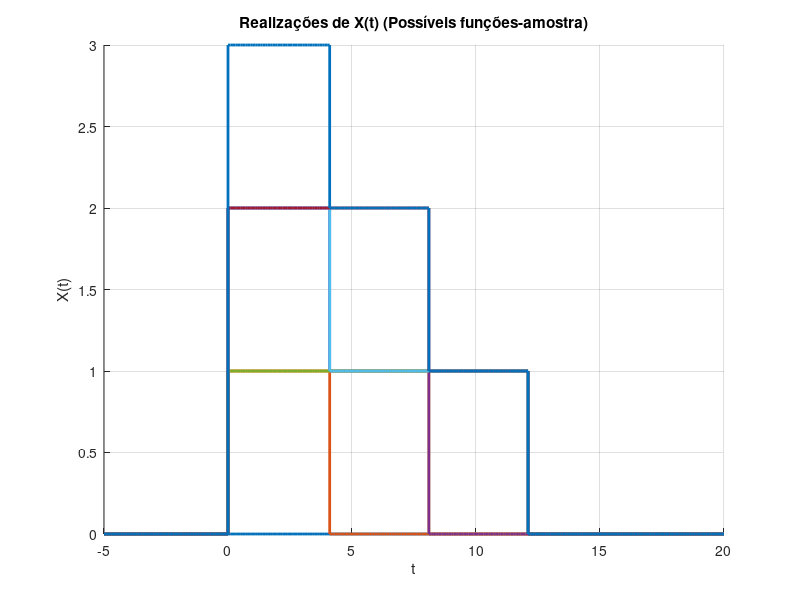
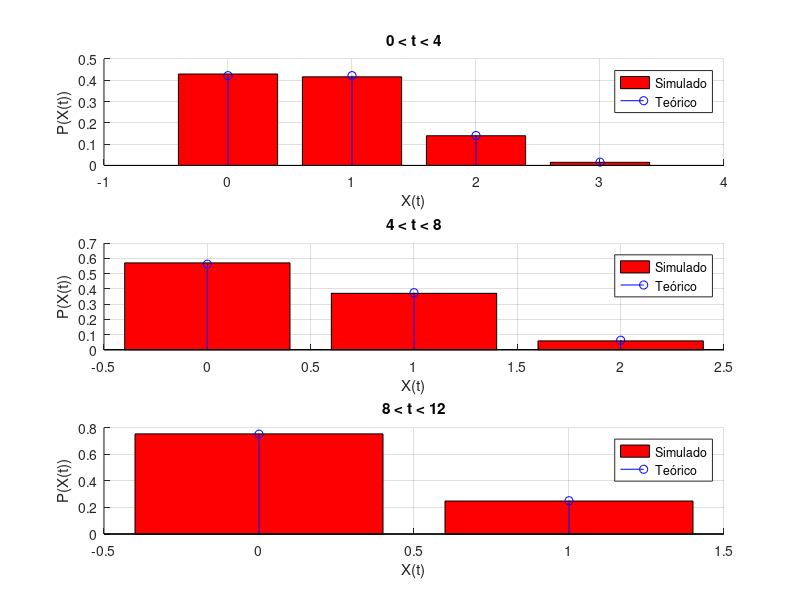
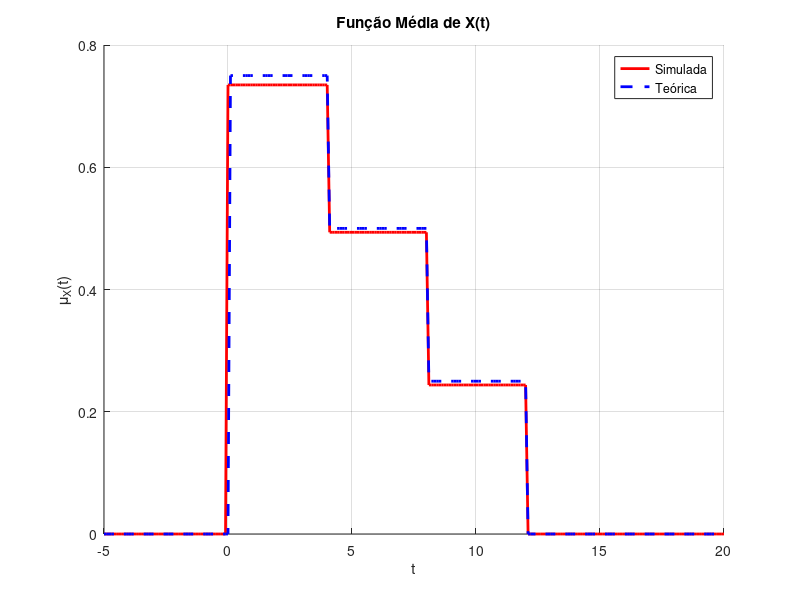

MATLAB code for these plots, in order:
% Avaliação 06 - REC - PRE 2024.2 Wagner Santos

clear all; close all; clc;

N = 10000;  % Número de realizações
dt = 0.1; t = -5 : dt : 20;  % Vetor dos tempos com resolução ajustada
Nt = length(t);

% (a) Determine e esboce todas as possíveis funções-amostra de 𝑋(𝑡).

% Funções rect(t) deslocadas
rect = @(t) (abs(t) <= 0.5); % Definição da função retângulo
rect1 = @(t) rect((t - 2) / 4);   % rect deslocado e escalado
rect2 = @(t) rect((t - 4) / 8);   % rect deslocado e escalado
rect3 = @(t) rect((t - 6) / 12);  % rect deslocado e escalado

% Simulação de Monte Carlo para as realizações de X(t)
Xt = zeros(N, Nt);
for i = 1 : N
    A = rand < 0.25; % Bernoulli(1/4)
    B = rand < 0.25; % Bernoulli(1/4)
    C = rand < 0.25; % Bernoulli(1/4)
    Xt(i, :) = A * rect1(t) + B * rect2(t) + C * rect3(t);
end

% Esboço de todas as possíveis funções amostra de X(t)
figure; hold on; grid on;
xlabel('t'); ylabel('X(t)');
title('Realizações de X(t) (Possíveis funções-amostra)');
for i = 1 : 8
    % Todas as combinações de A, B, C (2^3 = 8 combinações possíveis)
    A = bitget(i - 1, 1);
    B = bitget(i - 1, 2);
    C = bitget(i - 1, 3);
    stairs(t, A * rect1(t) + B * rect2(t) + C * rect3(t), 'LineWidth', 2);
    pause(0.5);
end

% (b) Determine e esboce a função densidade de probabilidade de primeira ordem de 𝑋(𝑡).

Na = 12;  % Número total de amostras temporais (correspondente a 0 < t < 12)
Xa = zeros(N, Na);

% Gerar as realizações de A, B, C (Bernoulli com p=1/4)
for i = 1:N
    A = rand < 0.25;  % Bernoulli(1/4)
    B = rand < 0.25;  % Bernoulli(1/4)
    C = rand < 0.25;  % Bernoulli(1/4)

    Xa(i, 1:4) = A + B + C;    % Intervalo 0 < t < 4
    Xa(i, 5:8) = B + C;        % Intervalo 4 < t < 8
    Xa(i, 9:12) = C;           % Intervalo 8 < t < 12
end

% Função densidade de probabilidade (PDF) para cada intervalo
interval_1 = Xa(:, 1:4);
interval_2 = Xa(:, 5:8);
interval_3 = Xa(:, 9:12);

values_1 = [0, 1, 2, 3];
values_2 = [0, 1, 2];
values_3 = [0, 1];

% Cálculo das frequências
freq_1 = hist(interval_1(:), values_1) / (N * 4);
freq_2 = hist(interval_2(:), values_2) / (N * 4);
freq_3 = hist(interval_3(:), values_3) / (N * 4);

% Valores teóricos para comparação
freq_1_teo = [27/64, 27/64, 9/64, 1/64];
freq_2_teo = [9/16, 6/16, 1/16];
freq_3_teo = [3/4, 1/4];

% Plotagem
figure;
subplot(3, 1, 1); hold on; grid on;
bar(values_1, freq_1, 'r'); stem(values_1, freq_1_teo, 'b');
title('0 < t < 4'); xlabel('X(t)'); ylabel('P(X(t))'); legend('Simulado', 'Teórico');

subplot(3, 1, 2); hold on; grid on;
bar(values_2, freq_2, 'r'); stem(values_2, freq_2_teo, 'b');
title('4 < t < 8'); xlabel('X(t)'); ylabel('P(X(t))'); legend('Simulado', 'Teórico');

subplot(3, 1, 3); hold on; grid on;
bar(values_3, freq_3, 'r'); stem(values_3, freq_3_teo, 'b');
title('8 < t < 12'); xlabel('X(t)'); ylabel('P(X(t))'); legend('Simulado', 'Teórico');

% (c) Determine e esboce a função média de 𝑋(𝑡).

muX_sim = mean(Xt, 1);
muX_teo = zeros(1, Nt);
muX_teo(t > 0 & t <= 4) = 0.75;  % Intervalo 0 < t < 4
muX_teo(t > 4 & t <= 8) = 0.5;   % Intervalo 4 < t < 8
muX_teo(t > 8 & t <= 12) = 0.25; % Intervalo 8 < t < 12

% Plotagem da função média
figure; hold on; grid on;
plot(t, muX_sim, 'r', 'LineWidth', 2); % Média simulada
plot(t, muX_teo, 'b--', 'LineWidth', 2); % Média teórica
xlabel('t'); ylabel('\mu_X(t)');
title('Função Média de X(t)');
legend('Simulada', 'Teórica');

% (d) Determine a função densidade de probabilidade de segunda ordem de 𝑋(𝑡), considerando
% apenas valores 𝑡1 e 𝑡2 satisfazendo de 0 < 𝑡1 < 4 e −∞ < 𝑡2 < ∞. (Não é necessário esboçar.)
% Valores possíveis de X(t1) e X(t2)

% Função auxiliar para imprimir tabela
function print_joint_prob_table(x_vals_1, x_vals_2, joint_probs, title_text)
    fprintf('\n%s\n', title_text);
    fprintf('    x2 = ');
    fprintf('%6d ', x_vals_2);
    fprintf('\n');
    for i = 1:length(x_vals_1)
        fprintf('x1 = %d ', x_vals_1(i));
        for j = 1:length(x_vals_2)
            fprintf('%7.4f ', joint_probs(i, j));
        end
        fprintf('\n');
    end
    fprintf('\nSoma = %.4f\n', sum(joint_probs(:)));
end

% Caso 0 < t1 < 4 e 0 < t2 < 4, x(t) = A + B + C
x_vals_ABC = 0:3; % Valores possíveis de X(t)
p_x = [27/64, 27/64, 9/64, 1/64]; % Probabilidades marginais
joint_prob_ABC = zeros(4, 4);
for i = 1:length(x_vals_ABC)
    for j = 1:length(x_vals_ABC)
        joint_prob_ABC(i, j) = p_x(i) * p_x(j);
    end
end
print_joint_prob_table(x_vals_ABC, x_vals_ABC, joint_prob_ABC, 'Caso 0 < t1 < 4 e 0 < t2 < 4, x(t) = A + B + C');

% Caso 4 < t1 < 8 e 0 < t2 < 4, x(t1) = B + C, x(t2) = A + B + C
x_vals_BC = 0:2; % Valores possíveis de X(t1)
p_x1_BC = [9/16, 6/16, 1/16]; % Probabilidades marginais para t1
joint_prob_BC_ABC = zeros(3, 4);
for i = 1:length(x_vals_BC)
    for j = 1:length(x_vals_ABC)
        joint_prob_BC_ABC(i, j) = p_x1_BC(i) * p_x(j);
    end
end
print_joint_prob_table(x_vals_BC, x_vals_ABC, joint_prob_BC_ABC, 'Caso 4 < t1 < 8 e 0 < t2 < 4, x(t1) = B + C, x(t2) = A + B + C');

% Caso 8 < t1 < 12 e 0 < t2 < 4, x(t1) = C, x(t2) = A + B + C
x_vals_C = 0:1; % Valores possíveis de X(t1)
p_x1_C = [3/4, 1/4]; % Probabilidades marginais para t1
joint_prob_C_ABC = zeros(2, 4);
for i = 1:length(x_vals_C)
    for j = 1:length(x_vals_ABC)
        joint_prob_C_ABC(i, j) = p_x1_C(i) * p_x(j);
    end
end
print_joint_prob_table(x_vals_C, x_vals_ABC, joint_prob_C_ABC, 'Caso 8 < t1 < 12 e 0 < t2 < 4, x(t1) = C, x(t2) = A + B + C');

% Caso t1 > 12 e t2 > 12, x(t) = 0
joint_prob_zero = zeros(1, 1);
joint_prob_zero(1, 1) = 1; % Probabilidade de x1=0 e x2=0 é 1
print_joint_prob_table([0], [0], joint_prob_zero, 'Caso t1 > 12 e t2 > 12, x(t) = 0');
